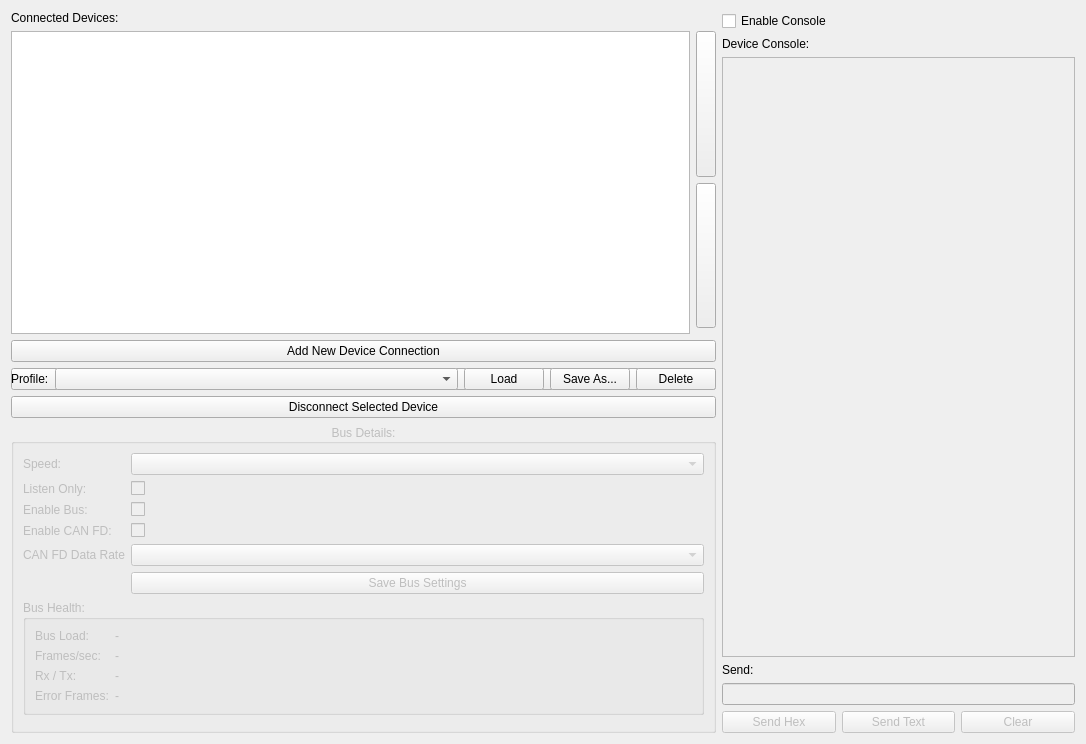
<?xml version="1.0" encoding="UTF-8"?>
<ui version="4.0">
 <class>ConnectionWindow</class>
 <widget class="QWidget" name="ConnectionWindow">
  <property name="enabled">
   <bool>true</bool>
  </property>
  <property name="geometry">
   <rect>
    <x>0</x>
    <y>0</y>
    <width>1086</width>
    <height>744</height>
   </rect>
  </property>
  <property name="windowTitle">
   <string>Connection Settings</string>
  </property>
  <layout class="QHBoxLayout" name="horizontalLayout_2" stretch="2,1">
   <property name="sizeConstraint">
    <enum>QLayout::SetDefaultConstraint</enum>
   </property>
   <item>
    <layout class="QGridLayout" name="gridLayout" columnstretch="1,0">
     <property name="sizeConstraint">
      <enum>QLayout::SetMaximumSize</enum>
     </property>
     <item row="6" column="0" colspan="2">
      <widget class="QPushButton" name="btnDisconnect">
       <property name="text">
        <string>Disconnect Selected Device</string>
       </property>
      </widget>
     </item>
     <item row="5" column="0" colspan="2">
      <widget class="QPushButton" name="btnResetConn">
       <property name="text">
        <string>Reset Selected Device</string>
       </property>
      </widget>
     </item>
     <item row="1" column="0" rowspan="3">
      <widget class="QTableView" name="tableConnections">
       <property name="alternatingRowColors">
        <bool>true</bool>
       </property>
       <property name="selectionMode">
        <enum>QAbstractItemView::SingleSelection</enum>
       </property>
       <property name="selectionBehavior">
        <enum>QAbstractItemView::SelectRows</enum>
       </property>
      </widget>
     </item>
     <item row="7" column="0" colspan="2">
      <widget class="QGroupBox" name="groupBus">
       <property name="enabled">
        <bool>false</bool>
       </property>
       <property name="title">
        <string>Bus Details:</string>
       </property>
       <property name="alignment">
        <set>Qt::AlignCenter</set>
       </property>
       <layout class="QVBoxLayout" name="qhBox20">
        <item>
         <layout class="QFormLayout" name="formLayout_2">
          <item row="0" column="0">
           <widget class="QLabel" name="label_10">
            <property name="text">
             <string>Speed:</string>
            </property>
           </widget>
          </item>
          <item row="0" column="1">
           <widget class="QComboBox" name="cbBusSpeed"/>
          </item>
          <item row="1" column="0">
           <widget class="QLabel" name="label_11">
            <property name="text">
             <string>Listen Only:</string>
            </property>
           </widget>
          </item>
          <item row="1" column="1">
           <widget class="QCheckBox" name="ckListenOnly">
            <property name="text">
             <string/>
            </property>
           </widget>
          </item>
          <item row="2" column="0">
           <widget class="QLabel" name="label_14">
            <property name="text">
             <string>Enable Bus:</string>
            </property>
           </widget>
          </item>
          <item row="2" column="1">
           <widget class="QCheckBox" name="ckEnable">
            <property name="text">
             <string/>
            </property>
           </widget>
          </item>
          <item row="5" column="1">
           <widget class="QPushButton" name="btnSaveBus">
            <property name="text">
             <string>Save Bus Settings</string>
            </property>
           </widget>
          </item>
          <item row="3" column="1">
           <widget class="QCheckBox" name="canFDEnable"/>
          </item>
          <item row="3" column="0">
           <widget class="QLabel" name="canFDEnable_label">
            <property name="text">
             <string>Enable CAN FD:</string>
            </property>
           </widget>
          </item>
          <item row="4" column="1">
           <widget class="QComboBox" name="cbDataRate"/>
          </item>
          <item row="4" column="0">
           <widget class="QLabel" name="dataRate_label">
            <property name="text">
             <string>CAN FD Data Rate</string>
            </property>
           </widget>
          </item>
         </layout>
        </item>
        <item>
         <widget class="QGroupBox" name="gbBusHealth">
          <property name="title">
           <string>Bus Health:</string>
          </property>
          <layout class="QFormLayout" name="formLayoutHealth">
           <item row="0" column="0">
            <widget class="QLabel" name="lblHealthLoadCaption">
             <property name="text">
              <string>Bus Load:</string>
             </property>
            </widget>
           </item>
           <item row="0" column="1">
            <widget class="QLabel" name="lblHealthLoad">
             <property name="text">
              <string>-</string>
             </property>
            </widget>
           </item>
           <item row="1" column="0">
            <widget class="QLabel" name="lblHealthRateCaption">
             <property name="text">
              <string>Frames/sec:</string>
             </property>
            </widget>
           </item>
           <item row="1" column="1">
            <widget class="QLabel" name="lblHealthRate">
             <property name="text">
              <string>-</string>
             </property>
            </widget>
           </item>
           <item row="2" column="0">
            <widget class="QLabel" name="lblHealthCountsCaption">
             <property name="text">
              <string>Rx / Tx:</string>
             </property>
            </widget>
           </item>
           <item row="2" column="1">
            <widget class="QLabel" name="lblHealthCounts">
             <property name="text">
              <string>-</string>
             </property>
            </widget>
           </item>
           <item row="3" column="0">
            <widget class="QLabel" name="lblHealthErrorsCaption">
             <property name="text">
              <string>Error Frames:</string>
             </property>
            </widget>
           </item>
           <item row="3" column="1">
            <widget class="QLabel" name="lblHealthErrors">
             <property name="text">
              <string>-</string>
             </property>
            </widget>
           </item>
          </layout>
         </widget>
        </item>
        <item>
         <widget class="QTabBar" name="tabBuses" native="true"/>
        </item>
       </layout>
      </widget>
     </item>
     <item row="2" column="1">
      <widget class="QPushButton" name="btnMoveDown">
       <property name="enabled">
        <bool>true</bool>
       </property>
       <property name="sizePolicy">
        <sizepolicy hsizetype="Minimum" vsizetype="Expanding">
         <horstretch>0</horstretch>
         <verstretch>0</verstretch>
        </sizepolicy>
       </property>
       <property name="maximumSize">
        <size>
         <width>20</width>
         <height>16777215</height>
        </size>
       </property>
       <property name="text">
        <string/>
       </property>
       <property name="icon">
        <iconset resource="../icons.qrc">
         <normaloff>:/icons/images/move_down.png</normaloff>:/icons/images/move_down.png</iconset>
       </property>
      </widget>
     </item>
     <item row="0" column="0">
      <widget class="QLabel" name="label_4">
       <property name="text">
        <string>Connected Devices:</string>
       </property>
      </widget>
     </item>
     <item row="4" column="0" colspan="2">
      <widget class="QPushButton" name="btnNewConnection">
       <property name="text">
        <string>Add New Device Connection</string>
       </property>
      </widget>
     </item>
     <item row="5" column="0" colspan="2">
      <layout class="QHBoxLayout" name="layoutConnProfiles">
       <item>
        <widget class="QLabel" name="lblConnProfiles">
         <property name="text">
          <string>Profile:</string>
         </property>
        </widget>
       </item>
       <item>
        <widget class="QComboBox" name="cbConnProfiles">
         <property name="editable">
          <bool>false</bool>
         </property>
         <property name="sizePolicy">
          <sizepolicy hsizetype="Expanding" vsizetype="Fixed">
           <horstretch>1</horstretch>
           <verstretch>0</verstretch>
          </sizepolicy>
         </property>
         <property name="toolTip">
          <string>Saved sets of connections</string>
         </property>
        </widget>
       </item>
       <item>
        <widget class="QPushButton" name="btnProfileLoad">
         <property name="text">
          <string>Load</string>
         </property>
         <property name="toolTip">
          <string>Close the current connections and open the ones in this profile</string>
         </property>
        </widget>
       </item>
       <item>
        <widget class="QPushButton" name="btnProfileSave">
         <property name="text">
          <string>Save As...</string>
         </property>
         <property name="toolTip">
          <string>Save the current connections as a named profile</string>
         </property>
        </widget>
       </item>
       <item>
        <widget class="QPushButton" name="btnProfileDelete">
         <property name="text">
          <string>Delete</string>
         </property>
         <property name="toolTip">
          <string>Delete the selected profile</string>
         </property>
        </widget>
       </item>
      </layout>
     </item>
     <item row="1" column="1">
      <widget class="QPushButton" name="btnMoveUp">
       <property name="enabled">
        <bool>true</bool>
       </property>
       <property name="sizePolicy">
        <sizepolicy hsizetype="Minimum" vsizetype="Expanding">
         <horstretch>0</horstretch>
         <verstretch>0</verstretch>
        </sizepolicy>
       </property>
       <property name="maximumSize">
        <size>
         <width>20</width>
         <height>16777215</height>
        </size>
       </property>
       <property name="text">
        <string/>
       </property>
       <property name="icon">
        <iconset resource="../icons.qrc">
         <normaloff>:/icons/images/move_up.png</normaloff>:/icons/images/move_up.png</iconset>
       </property>
       <property name="iconSize">
        <size>
         <width>16</width>
         <height>16</height>
        </size>
       </property>
      </widget>
     </item>
    </layout>
   </item>
   <item>
    <layout class="QVBoxLayout" name="verticalLayout">
     <property name="sizeConstraint">
      <enum>QLayout::SetNoConstraint</enum>
     </property>
     <item>
      <widget class="QCheckBox" name="ckEnableConsole">
       <property name="text">
        <string>Enable Console</string>
       </property>
      </widget>
     </item>
     <item>
      <widget class="QLabel" name="label">
       <property name="text">
        <string>Device Console:</string>
       </property>
      </widget>
     </item>
     <item>
      <widget class="QTextBrowser" name="textConsole">
       <property name="enabled">
        <bool>false</bool>
       </property>
      </widget>
     </item>
     <item>
      <widget class="QLabel" name="label_3">
       <property name="text">
        <string>Send:</string>
       </property>
      </widget>
     </item>
     <item>
      <widget class="QLineEdit" name="lineSend">
       <property name="enabled">
        <bool>false</bool>
       </property>
      </widget>
     </item>
     <item>
      <layout class="QHBoxLayout" name="horizontalLayout_9">
       <item>
        <widget class="QPushButton" name="btnSendHex">
         <property name="enabled">
          <bool>false</bool>
         </property>
         <property name="text">
          <string>Send Hex</string>
         </property>
        </widget>
       </item>
       <item>
        <widget class="QPushButton" name="btnSendText">
         <property name="enabled">
          <bool>false</bool>
         </property>
         <property name="text">
          <string>Send Text</string>
         </property>
        </widget>
       </item>
       <item>
        <widget class="QPushButton" name="btnClearDebug">
         <property name="enabled">
          <bool>false</bool>
         </property>
         <property name="text">
          <string>Clear</string>
         </property>
        </widget>
       </item>
      </layout>
     </item>
    </layout>
   </item>
  </layout>
 </widget>
 <customwidgets>
  <customwidget>
   <class>QTabBar</class>
   <extends>QWidget</extends>
   <header>qtabbar.h</header>
  </customwidget>
 </customwidgets>
 <resources>
  <include location="../icons.qrc"/>
 </resources>
 <connections/>
</ui>
